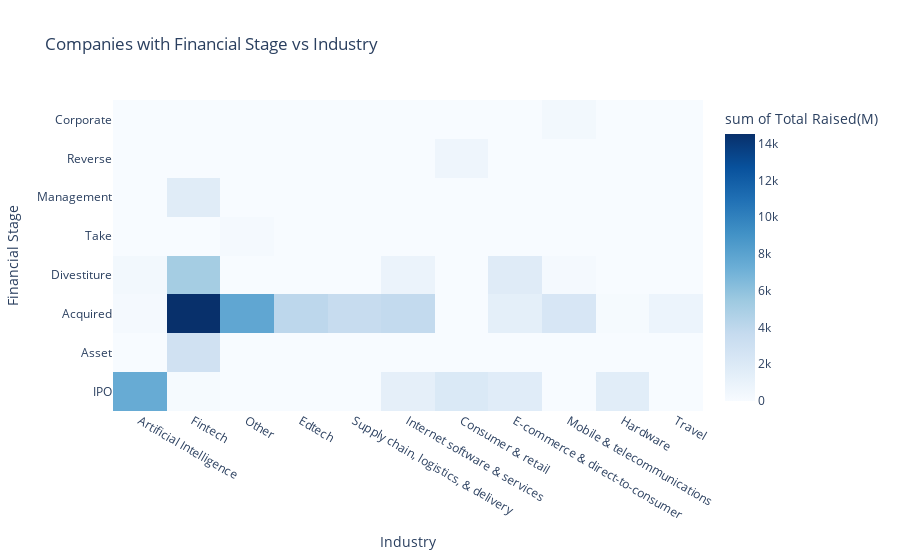

Notebook source saved alongside this figure:
### Code cell
df_with_fin_stage = df[~df["Financial Stage"].isna()]
fig6 = px.density_heatmap(df_with_fin_stage, x="Industry", y="Financial Stage", z="Total Raised(M)", 
                         histfunc="sum", color_continuous_scale='blues', 
                         title="Companies with Financial Stage vs Industry")
fig6.show()

### Figure 1 — Plotly figure (JSON) as saved in the notebook; plotly's stock layout.template omitted (floating-point values rounded to 4 significant figures)
{"data": [{"coloraxis": "coloraxis", "histfunc": "sum", "hovertemplate": "Industry=%{x}<br>Financial Stage=%{y}<br>sum of Total Raised(M)=%{z}<extra></extra>", "name": "", "type": "histogram2d", "x": ["Artificial Intelligence", "Fintech", "Fintech", "Other", "Fintech", "Fintech", "Edtech", "Fintech", "Supply chain, logistics, & delivery", "Internet software & services", "Other", "Fintech", "Fintech", "Fintech", "Consumer & retail", "E-commerce & direct-to-consumer", "Internet software & services", "Fintech", "Other", "Fintech", "Mobile & telecommunications", "Fintech", "Hardware", "Hardware", "Mobile & telecommunications", "Fintech", "Internet software & services", "Internet software & services", "Mobile & telecommunications", "Fintech", "Fintech", "Fintech", "Internet software & services", "E-commerce & direct-to-consumer", "Other", "Artificial Intelligence", "Consumer & retail", "Fintech", "Travel", "Internet software & services", "E-commerce & direct-to-consumer", "Fintech", "E-commerce & direct-to-consumer", "Artificial Intelligence", "Mobile & telecommunications", "Mobile & telecommunications", "Hardware", "Fintech", "E-commerce & direct-to-consumer"], "xaxis": "x", "xbingroup": "x", "y": ["IPO", "Asset", "Acquired", "Acquired", "Acquired", "Divestiture", "Acquired", "Acquired", "Acquired", "Acquired", "Acquired", "Acquired", "Acquired", "IPO", "IPO", "IPO", "Acquired", "Acquired", "Take", "Acquired", "Acquired", "Acquired", "IPO", "IPO", "Divestiture", "Management", "Acquired", "Divestiture", "Acquired", "Divestiture", "Divestiture", "Acquired", "IPO", "Acquired", "Acquired", "Divestiture", "Reverse", "Divestiture", "Acquired", "Acquired", "Acquired", "Acquired", "Divestiture", "Acquired", "Acquired", "Corporate", "Acquired", "Acquired", "Acquired"], "yaxis": "y", "ybingroup": "y", "z": [7440, 2901, 3472, 4377, 1829, 2599, 4044.0, 293.9, 3571, 1326, 3396, 3396, 1158, 149.5, 2085, 1701, 1555, 490.5, 187.3, 990.5, 990.5, 867.4, 943.1, 645.6, 216.1, 1705, 412.1, 858.8, 998.5, 900, 712.5, 116, 1330, 675.9, null, 385.1, 659.1, 924.3, 763.7, 481.8, 558.4, 553.5, 1776, 199, 394, 368.6, 170, 1365, 130.3]}], "layout": {"coloraxis": {"colorbar": {"title": {"text": "sum of Total Raised(M)"}}, "colorscale": [[0, "rgb(247,251,255)"], [0.125, "rgb(222,235,247)"], [0.25, "rgb(198,219,239)"], [0.375, "rgb(158,202,225)"], [0.5, "rgb(107,174,214)"], [0.625, "rgb(66,146,198)"], [0.75, "rgb(33,113,181)"], [0.875, "rgb(8,81,156)"], [1, "rgb(8,48,107)"]]}, "legend": {"tracegroupgap": 0}, "title": {"text": "Companies with Financial Stage vs Industry"}, "xaxis": {"anchor": "y", "domain": [0, 1], "title": {"text": "Industry"}}, "yaxis": {"anchor": "x", "domain": [0, 1], "title": {"text": "Financial Stage"}}}}
